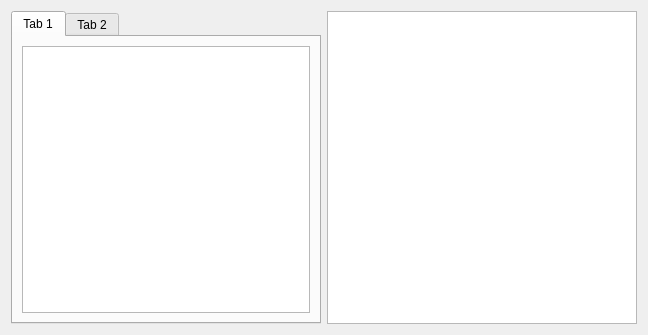
<?xml version="1.0" encoding="UTF-8"?>
<ui version="4.0">
 <class>Form</class>
 <widget class="QWidget" name="Form">
  <property name="geometry">
   <rect>
    <x>0</x>
    <y>0</y>
    <width>648</width>
    <height>335</height>
   </rect>
  </property>
  <property name="windowTitle">
   <string>Form</string>
  </property>
  <layout class="QHBoxLayout" name="horizontalLayout">
   <item>
    <widget class="QTabWidget" name="tabWidget">
     <property name="currentIndex">
      <number>0</number>
     </property>
     <widget class="QWidget" name="tab">
      <attribute name="title">
       <string>Tab 1</string>
      </attribute>
      <layout class="QVBoxLayout" name="verticalLayout">
       <item>
        <widget class="GraphicsLayoutWidget" name="pg_layout"/>
       </item>
      </layout>
     </widget>
     <widget class="QWidget" name="tab_2">
      <attribute name="title">
       <string>Tab 2</string>
      </attribute>
     </widget>
    </widget>
   </item>
   <item>
    <widget class="GraphicsLayoutWidget" name="pg_layout2"/>
   </item>
  </layout>
 </widget>
 <customwidgets>
  <customwidget>
   <class>GraphicsLayoutWidget</class>
   <extends>QGraphicsView</extends>
   <header>pyqtgraph</header>
  </customwidget>
 </customwidgets>
 <resources/>
 <connections/>
</ui>
